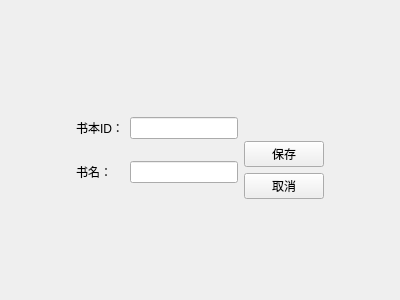
<?xml version="1.0" encoding="UTF-8"?>
<ui version="4.0">
 <class>BookEditView</class>
 <widget class="QWidget" name="BookEditView">
  <property name="geometry">
   <rect>
    <x>0</x>
    <y>0</y>
    <width>400</width>
    <height>300</height>
   </rect>
  </property>
  <property name="windowTitle">
   <string>Form</string>
  </property>
  <layout class="QGridLayout" name="gridLayout_2">
   <item row="0" column="0">
    <layout class="QVBoxLayout" name="verticalLayout_2">
     <item>
      <spacer name="verticalSpacer_3">
       <property name="orientation">
        <enum>Qt::Orientation::Vertical</enum>
       </property>
       <property name="sizeHint" stdset="0">
        <size>
         <width>20</width>
         <height>40</height>
        </size>
       </property>
      </spacer>
     </item>
     <item>
      <layout class="QHBoxLayout" name="horizontalLayout_2">
       <item>
        <spacer name="horizontalSpacer">
         <property name="orientation">
          <enum>Qt::Orientation::Horizontal</enum>
         </property>
         <property name="sizeHint" stdset="0">
          <size>
           <width>48</width>
           <height>20</height>
          </size>
         </property>
        </spacer>
       </item>
       <item>
        <layout class="QHBoxLayout" name="horizontalLayout">
         <item>
          <layout class="QGridLayout" name="gridLayout">
           <item row="1" column="0">
            <widget class="QLabel" name="label_2">
             <property name="text">
              <string>书名：</string>
             </property>
            </widget>
           </item>
           <item row="1" column="1">
            <widget class="QLineEdit" name="dbEditName"/>
           </item>
           <item row="0" column="0">
            <widget class="QLabel" name="label">
             <property name="text">
              <string>书本ID：</string>
             </property>
            </widget>
           </item>
           <item row="0" column="1">
            <widget class="QLineEdit" name="dbEditID"/>
           </item>
          </layout>
         </item>
         <item>
          <layout class="QVBoxLayout" name="verticalLayout">
           <item>
            <spacer name="verticalSpacer">
             <property name="orientation">
              <enum>Qt::Orientation::Vertical</enum>
             </property>
             <property name="sizeHint" stdset="0">
              <size>
               <width>20</width>
               <height>40</height>
              </size>
             </property>
            </spacer>
           </item>
           <item>
            <widget class="QPushButton" name="pushButton">
             <property name="text">
              <string>保存</string>
             </property>
            </widget>
           </item>
           <item>
            <widget class="QPushButton" name="pushButton_2">
             <property name="text">
              <string>取消</string>
             </property>
            </widget>
           </item>
          </layout>
         </item>
        </layout>
       </item>
       <item>
        <spacer name="horizontalSpacer_2">
         <property name="orientation">
          <enum>Qt::Orientation::Horizontal</enum>
         </property>
         <property name="sizeHint" stdset="0">
          <size>
           <width>40</width>
           <height>20</height>
          </size>
         </property>
        </spacer>
       </item>
      </layout>
     </item>
     <item>
      <spacer name="verticalSpacer_2">
       <property name="orientation">
        <enum>Qt::Orientation::Vertical</enum>
       </property>
       <property name="sizeHint" stdset="0">
        <size>
         <width>20</width>
         <height>40</height>
        </size>
       </property>
      </spacer>
     </item>
    </layout>
   </item>
  </layout>
 </widget>
 <resources/>
 <connections/>
</ui>
